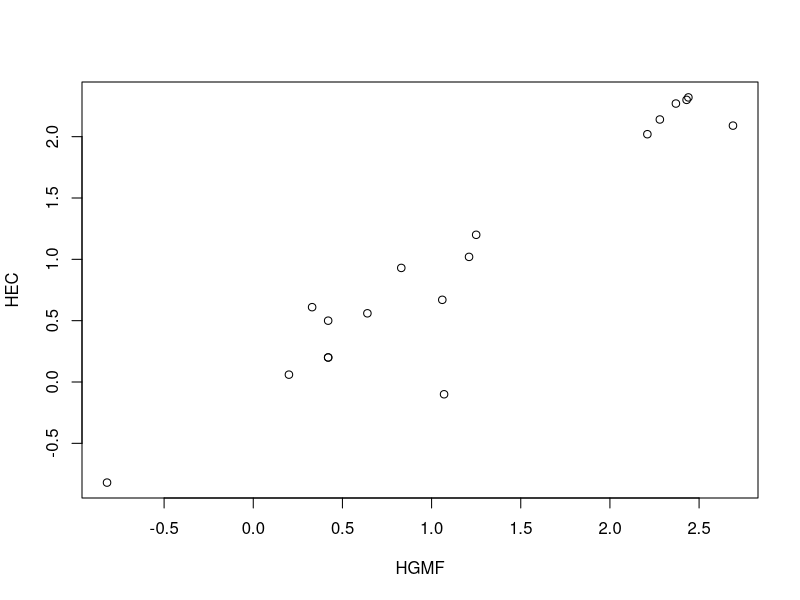
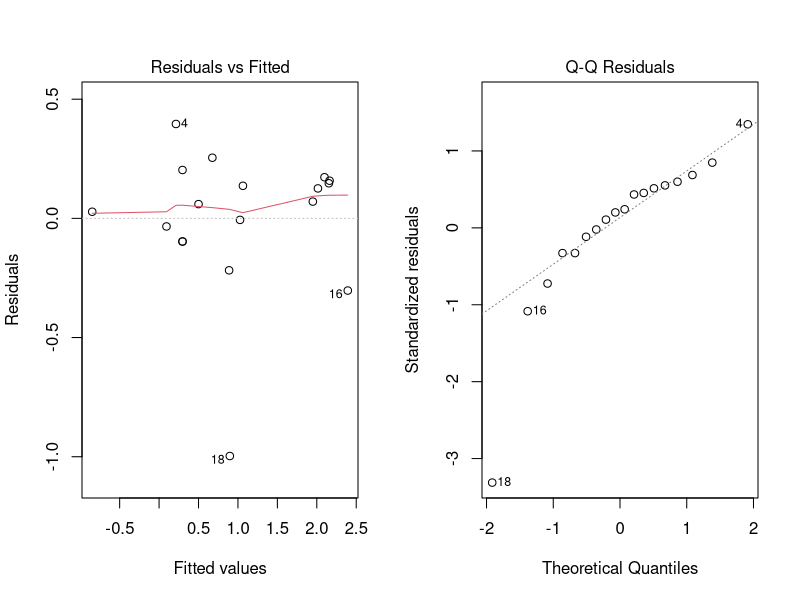
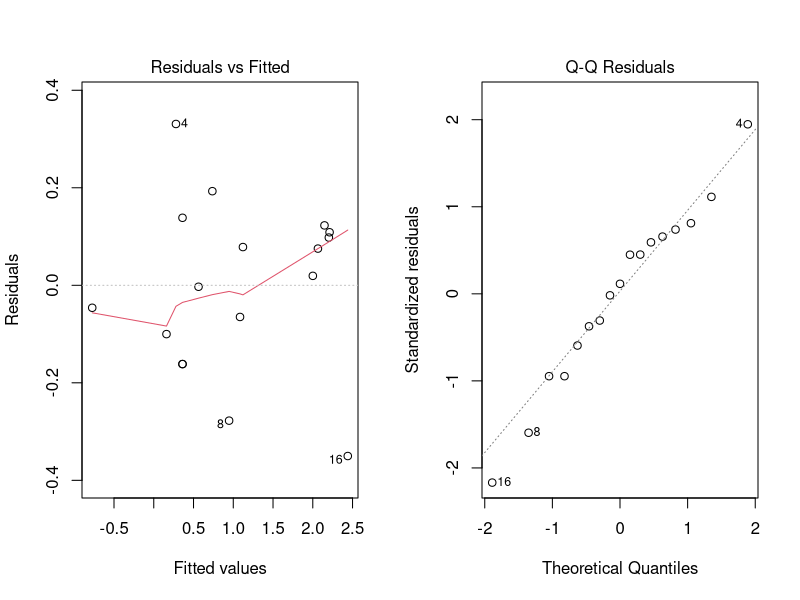

Source code (R) for these figures, in order: (Note: this script raises an error after producing the figures.)
## Linear Regression
##The aim was to evaluate the agreement between HEC
##(in log10 CFU/ml) and a more complex test HGMF (in log10 CFU/ml). Portions of beef were contaminated
##with E. Coli and then each piece was tested by both methods. Data is contained in the file ecoli.txt
##Fetching the Data Ecoli.txt
ecoli =read.table("ecoli.txt", header =TRUE)

#Inspecting Scatterplot
plot(HEC ~ HGMF, data=ecoli)

#Fit a model with HEC as response
ecoli.lm=lm(HEC ~ HGMF, data =ecoli)

#Checking assumptions from the model
par(mfrow =c(1,2))
plot(ecoli.lm, which=1:2)

#identify the outlier
cleanEcoli =ecoli[-18, ]

#refiting the Model + get CI & Prediction intervals
better.ecoli.lm= lm(HEC ~ HGMF, data =cleanEcoli)
summary(better.ecoli.lm)

par(mfrow =c(1,2))
plot(better.ecoli.lm, which=1:2)

#Assumption Satisfied
#Confidence intervals
hgmfgrid =seq(from=-1, to =3, by=0.5)
hgmfgrid
HGMFdat =data.frame(HGMF =hgmfgrid)
HGMFdat

#predictions
predvals = predict.lm(better.ecloi.lm, newdata = HGMFdat, interval = 'prediction')
predvals
confvals = predict.lm(better.ecloi.lm, newdata = HGMFdat, interval = 'confidence')
predvals

ind =which(hgmfgrid ==1)
ind
           predband1= predvals[ind,2:3]
           predband1
           confband1= confvals[ind,2:3]
           confband1
#-------------------------------------------------------------------------------
  
